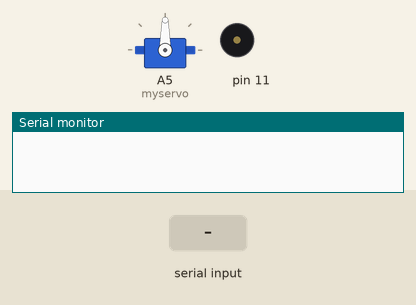
The sketch below on a simulated Arduino Uno, built with avr-gcc and run on an emulated ATmega328P. Shown: servo, buzzer (waves = sounding), the last lines printed to the serial monitor. The test bench sets the inputs (shaded band).

Above: at 1.2 s.
1.3 s: "S90\n" received over Serial
At 2.4 s:
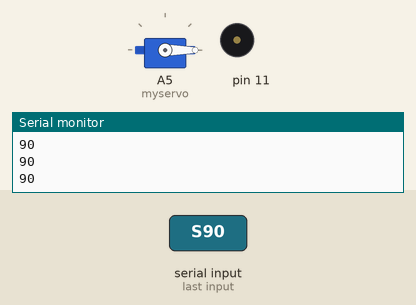
2.8 s: "B90\n" received over Serial
At 3.2 s:
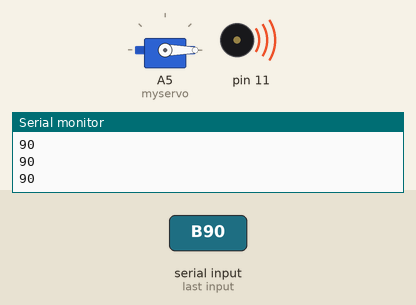
Timing chart, 0 to 5.8 s (numbered marks = the images above; inputs shaded):
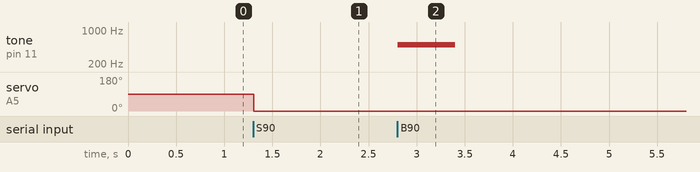

The sketch:

servo_remote.ino
```cpp
#include <Wire.h>
#include <Servo.h>

Servo myservo;  // create servo object to control a servo

// #include <Adafruit_PWMServoDriver.h>

#define SERVO_FREQ 50 // Analog servos run at ~50 Hz updates

bool isInteger(String str);
bool parseIntegerFromSerial(int* output);

// called this way, it uses the default address 0x40
// Adafruit_PWMServoDriver pwm = Adafruit_PWMServoDriver();


void setup() {
  Serial.begin(9600);
  Serial.setTimeout(100);

  // pwm.begin();
  // pwm.setOscillatorFrequency(27000000);
  // pwm.setPWMFreq(SERVO_FREQ);  // Analog servos run at ~50 Hz updates
    // pinMode(A5, OUTPUT);  // sets the pin as output
      myservo.attach(A5);  // attaches the servo on pin 9 to the servo object


  delay(10);


}


int speed = 10; // Speed variable, might be helpful to add a serial command to allow us to change this

int angle = -1; // Initial value
int target = -1;

void loop() {
  // Read an integer (with newline) over serial and set the servo's target PWM to it
  // Values should be between 100 and 500
  if(parseIntegerFromSerial(&target)) {
  }

  // Don't do anything until we've received a command
  if(target == -1) { return; }
  if(angle == -1) { angle = target; } // initialize angle

  // Slowly approach the target PWM instead of setting the PWM directly to it
  angle += ((target - angle) / abs(target - angle)) * speed;

  if(abs(angle-target) <= speed) {
    angle = target;
  }

  // Serial.print("Setting angle to ");
  Serial.println(angle);
  // pwm.setPWM(0, 0, angle);
  // (right) = 10
  // (center) = 90
  // (left) = 170
  int actualAngle = map(angle, -45, 45, 170, 10);

  myservo.write(actualAngle);

  delay(10);

}

// AI written code below

bool isInteger(String str) {
  if (str.length() == 0) return false; // Empty string is not a valid integer
  for (int i = 0; i < str.length(); i++) {
    if (!isdigit(str.charAt(i)) && str.charAt(i) != '-' && str.charAt(i) != '+') {
      return false; // Non-digit characters found, not a valid integer
    }
  }
  return true; // String represents a valid integer
}

bool parseIntegerFromSerial(int* output) {
  if (Serial.available() > 0) { // Check if serial data is available
    String input = Serial.readStringUntil('\n'); // Read serial input until newline character
    char commandType = input.charAt(0);
    input = input.substring(1);
    switch(commandType) {
      case 'S':
        if (isInteger(input)) { // Check if input is a valid integer
          *output = input.toInt(); // Convert input string to integer and store in output
          return true; // Return true for valid input
        } else {
          Serial.println("Invalid input! Please enter an integer."); // Print error message for invalid input
          return false; // Return false for invalid input
        }
        break;
      case 'B':
          if (isInteger(input)) { // Check if input is a valid integer
            *output = input.toInt(); // Convert input string to integer and store in output
            tone(11, 500, output);
        } else {
          Serial.println("Invalid input! Please enter an integer."); // Print error message for invalid input
        }

        break;
    }
  }
  return false; // Return false if no serial data is available
}
```

Measured:
- after the input at 1.3 s, servo on A5 (myservo): 90° → 0° at once
- after the input at 2.8 s, tone on pin 11: silent → 500 Hz at once, → silent 0.60 s later
